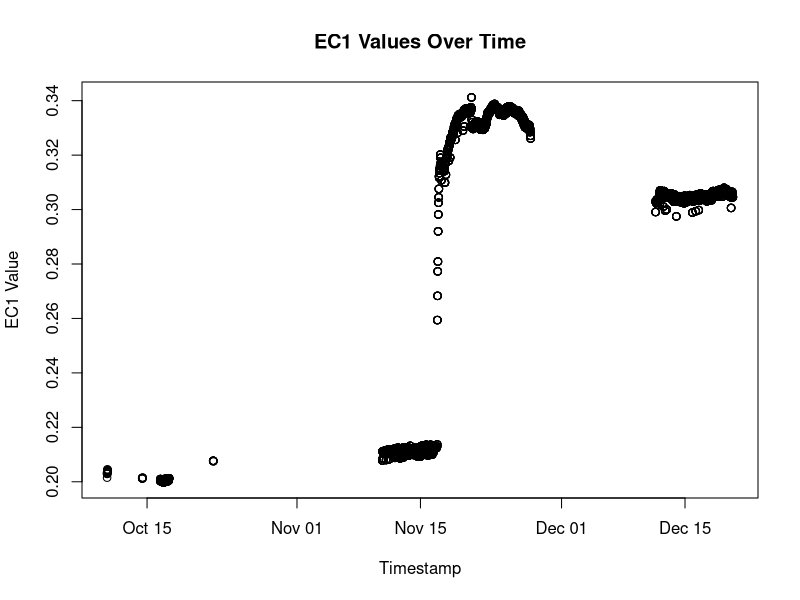

Write R code to recreate this figure.
#codes for Paddock Soil Data Processing
# updoad soil data from .dat file
soilData <- read.table(file = "Ross T1_SoilData.dat", header = TRUE, sep = "\t")

# After loading you can check the first few rows to make sure it's loaded correctly
head(soilData)

# You can check the structure of the data
str(soilData)

# Assuming soilData is already loaded


# Create new data frame 'EC' using the column indices
# 
EC <- soilData[, c(1, 4, 7, 10, 13, 16, 19)]

# Alternatively, if the columns are consecutive, you can use
# EC <- soilData[, 1:6]

# Check the structure and head of the 'EC' dataset
str(EC)
head(EC)

# Assuming EC is already loaded and we want to exclude rows with any zeros
ECp <- EC[!apply(EC == 0, 1, any), ]

# Check the structure and head of the 'ECp' dataset
str(ECp)
head(ECp)
 
# Write the 'ECp' dataframe to a .dat file with a tab delimiter
write.table(ECp, file = "ECp.dat", sep = "\t", row.names = FALSE, col.names = TRUE)

# Assuming ECp is your dataframe
# Remove the 1st, 2nd and 3rd rows from ECp
ECp <- ECp[-c(1, 2, 3), ]

# Check the top of the dataframe to ensure the rows are removed
head(ECp)


#to create time stamp for 1 column

# Convert the first column from string to POSIXct datetime object
ECp[, 1] <- as.POSIXct(ECp[, 1], format = "%d/%m/%Y %H:%M")

# Plotting the converted datetime against the second column
# Replace 'type' with "l" if you want a line plot instead
plot(ECp[, 1], ECp[, 2], type = 'p',
     xlab = 'Timestamp', ylab = 'EC1 Value', main = 'EC1 Values Over Time')


#to create timestamp for all columns

